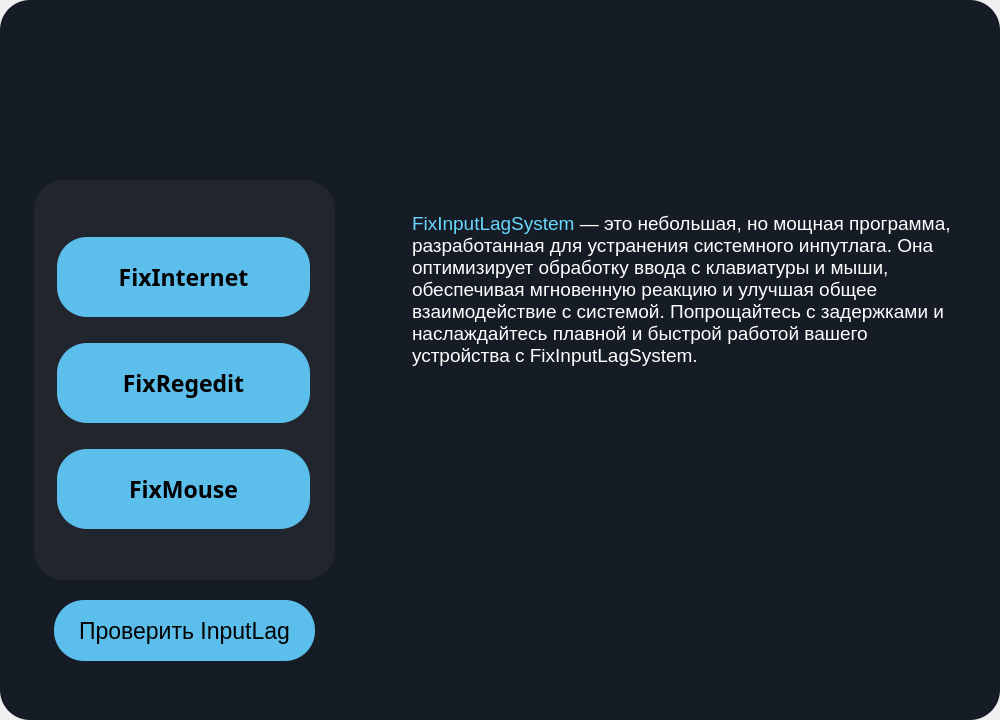
<?xml version="1.0" encoding="UTF-8"?>
<ui version="4.0">
 <class>AboutTheProgram</class>
 <widget class="QWidget" name="AboutTheProgram">
  <property name="geometry">
   <rect>
    <x>0</x>
    <y>0</y>
    <width>1000</width>
    <height>720</height>
   </rect>
  </property>
  <property name="minimumSize">
   <size>
    <width>1000</width>
    <height>720</height>
   </size>
  </property>
  <property name="maximumSize">
   <size>
    <width>1000</width>
    <height>720</height>
   </size>
  </property>
  <property name="windowTitle">
   <string>Form</string>
  </property>
  <property name="styleSheet">
   <string notr="true">*{
	color:white;
}</string>
  </property>
  <layout class="QHBoxLayout" name="horizontalLayout">
   <property name="spacing">
    <number>0</number>
   </property>
   <property name="leftMargin">
    <number>0</number>
   </property>
   <property name="topMargin">
    <number>0</number>
   </property>
   <property name="rightMargin">
    <number>0</number>
   </property>
   <property name="bottomMargin">
    <number>0</number>
   </property>
   <item>
    <widget class="QFrame" name="frame_12">
     <property name="maximumSize">
      <size>
       <width>1000</width>
       <height>720</height>
      </size>
     </property>
     <property name="styleSheet">
      <string notr="true">*
{
	border: none;
 	background-color:#151C26;
	border-radius:30;

}</string>
     </property>
     <property name="frameShape">
      <enum>QFrame::StyledPanel</enum>
     </property>
     <property name="frameShadow">
      <enum>QFrame::Raised</enum>
     </property>
     <layout class="QHBoxLayout" name="horizontalLayout_11">
      <item>
       <widget class="QFrame" name="main_body">
        <property name="styleSheet">
         <string notr="true"/>
        </property>
        <property name="frameShape">
         <enum>QFrame::StyledPanel</enum>
        </property>
        <property name="frameShadow">
         <enum>QFrame::Raised</enum>
        </property>
        <layout class="QVBoxLayout" name="verticalLayout">
         <property name="spacing">
          <number>0</number>
         </property>
         <property name="leftMargin">
          <number>0</number>
         </property>
         <property name="topMargin">
          <number>0</number>
         </property>
         <property name="rightMargin">
          <number>0</number>
         </property>
         <property name="bottomMargin">
          <number>0</number>
         </property>
         <item>
          <widget class="QFrame" name="header_frame">
           <property name="minimumSize">
            <size>
             <width>0</width>
             <height>60</height>
            </size>
           </property>
           <property name="frameShape">
            <enum>QFrame::StyledPanel</enum>
           </property>
           <property name="frameShadow">
            <enum>QFrame::Raised</enum>
           </property>
           <layout class="QVBoxLayout" name="verticalLayout_2">
            <property name="spacing">
             <number>6</number>
            </property>
            <property name="leftMargin">
             <number>6</number>
            </property>
            <property name="topMargin">
             <number>6</number>
            </property>
            <property name="rightMargin">
             <number>6</number>
            </property>
            <property name="bottomMargin">
             <number>6</number>
            </property>
            <item>
             <widget class="QFrame" name="up_bar">
              <property name="minimumSize">
               <size>
                <width>970</width>
                <height>140</height>
               </size>
              </property>
              <property name="maximumSize">
               <size>
                <width>970</width>
                <height>100</height>
               </size>
              </property>
              <property name="frameShape">
               <enum>QFrame::StyledPanel</enum>
              </property>
              <property name="frameShadow">
               <enum>QFrame::Raised</enum>
              </property>
              <widget class="QFrame" name="frame_6">
               <property name="geometry">
                <rect>
                 <x>750</x>
                 <y>20</y>
                 <width>200</width>
                 <height>80</height>
                </rect>
               </property>
               <property name="minimumSize">
                <size>
                 <width>200</width>
                 <height>80</height>
                </size>
               </property>
               <property name="maximumSize">
                <size>
                 <width>200</width>
                 <height>80</height>
                </size>
               </property>
               <property name="frameShape">
                <enum>QFrame::StyledPanel</enum>
               </property>
               <property name="frameShadow">
                <enum>QFrame::Raised</enum>
               </property>
               <layout class="QHBoxLayout" name="horizontalLayout_3">
                <item>
                 <widget class="QPushButton" name="pushRollup">
                  <property name="minimumSize">
                   <size>
                    <width>50</width>
                    <height>0</height>
                   </size>
                  </property>
                  <property name="maximumSize">
                   <size>
                    <width>60</width>
                    <height>70</height>
                   </size>
                  </property>
                  <property name="styleSheet">
                   <string notr="true">QPushButton:hover {
    background-color: #21262E;; /* Цвет кнопки при наведении */
}</string>
                  </property>
                  <property name="text">
                   <string/>
                  </property>
                  <property name="icon">
                   <iconset resource="icon.qrc">
                    <normaloff>:/icon/Icons/rollup.png</normaloff>:/icon/Icons/rollup.png</iconset>
                  </property>
                  <property name="iconSize">
                   <size>
                    <width>42</width>
                    <height>42</height>
                   </size>
                  </property>
                 </widget>
                </item>
                <item>
                 <widget class="QPushButton" name="pushCross">
                  <property name="minimumSize">
                   <size>
                    <width>0</width>
                    <height>70</height>
                   </size>
                  </property>
                  <property name="maximumSize">
                   <size>
                    <width>60</width>
                    <height>70</height>
                   </size>
                  </property>
                  <property name="styleSheet">
                   <string notr="true">QPushButton:hover {
    background-color: #21262E;; /* Цвет кнопки при наведении */
}</string>
                  </property>
                  <property name="text">
                   <string/>
                  </property>
                  <property name="icon">
                   <iconset resource="icon.qrc">
                    <normaloff>:/icon/Icons/cross2.png</normaloff>:/icon/Icons/cross2.png</iconset>
                  </property>
                  <property name="iconSize">
                   <size>
                    <width>42</width>
                    <height>42</height>
                   </size>
                  </property>
                 </widget>
                </item>
               </layout>
              </widget>
              <widget class="QPushButton" name="pushButton">
               <property name="geometry">
                <rect>
                 <x>30</x>
                 <y>0</y>
                 <width>121</width>
                 <height>131</height>
                </rect>
               </property>
               <property name="text">
                <string/>
               </property>
               <property name="icon">
                <iconset>
                 <normaloff>Icons/logo.png</normaloff>Icons/logo.png</iconset>
               </property>
               <property name="iconSize">
                <size>
                 <width>512</width>
                 <height>512</height>
                </size>
               </property>
              </widget>
             </widget>
            </item>
            <item>
             <widget class="QFrame" name="main_frame">
              <property name="maximumSize">
               <size>
                <width>16777215</width>
                <height>16777215</height>
               </size>
              </property>
              <property name="frameShape">
               <enum>QFrame::StyledPanel</enum>
              </property>
              <property name="frameShadow">
               <enum>QFrame::Raised</enum>
              </property>
              <layout class="QHBoxLayout" name="horizontalLayout_2">
               <item>
                <widget class="QFrame" name="frame_7">
                 <property name="minimumSize">
                  <size>
                   <width>350</width>
                   <height>566</height>
                  </size>
                 </property>
                 <property name="maximumSize">
                  <size>
                   <width>350</width>
                   <height>566</height>
                  </size>
                 </property>
                 <property name="frameShape">
                  <enum>QFrame::StyledPanel</enum>
                 </property>
                 <property name="frameShadow">
                  <enum>QFrame::Raised</enum>
                 </property>
                 <widget class="QFrame" name="frame_2">
                  <property name="geometry">
                   <rect>
                    <x>10</x>
                    <y>10</y>
                    <width>301</width>
                    <height>400</height>
                   </rect>
                  </property>
                  <property name="maximumSize">
                   <size>
                    <width>350</width>
                    <height>400</height>
                   </size>
                  </property>
                  <property name="layoutDirection">
                   <enum>Qt::LeftToRight</enum>
                  </property>
                  <property name="styleSheet">
                   <string notr="true">background-color:#21262E;</string>
                  </property>
                  <property name="frameShape">
                   <enum>QFrame::StyledPanel</enum>
                  </property>
                  <property name="frameShadow">
                   <enum>QFrame::Raised</enum>
                  </property>
                  <layout class="QVBoxLayout" name="verticalLayout_3">
                   <property name="spacing">
                    <number>0</number>
                   </property>
                   <property name="leftMargin">
                    <number>23</number>
                   </property>
                   <property name="topMargin">
                    <number>31</number>
                   </property>
                   <property name="rightMargin">
                    <number>25</number>
                   </property>
                   <property name="bottomMargin">
                    <number>24</number>
                   </property>
                   <item>
                    <widget class="QPushButton" name="pushFixInternet">
                     <property name="minimumSize">
                      <size>
                       <width>0</width>
                       <height>80</height>
                      </size>
                     </property>
                     <property name="maximumSize">
                      <size>
                       <width>300</width>
                       <height>80</height>
                      </size>
                     </property>
                     <property name="font">
                      <font>
                       <family>Segoe UI Semibold</family>
                       <pointsize>17</pointsize>
                       <weight>75</weight>
                       <bold>true</bold>
                      </font>
                     </property>
                     <property name="styleSheet">
                      <string notr="true">QPushButton {
                color: black;
                background-color: #5BBEEB;
                border: none;
                padding: 10px;
            }
            QPushButton:hover {
                color: white;
            }</string>
                     </property>
                     <property name="text">
                      <string>FixInternet</string>
                     </property>
                    </widget>
                   </item>
                   <item>
                    <widget class="QPushButton" name="pushFixRegedit">
                     <property name="minimumSize">
                      <size>
                       <width>0</width>
                       <height>80</height>
                      </size>
                     </property>
                     <property name="maximumSize">
                      <size>
                       <width>300</width>
                       <height>80</height>
                      </size>
                     </property>
                     <property name="font">
                      <font>
                       <family>Segoe UI Semibold</family>
                       <pointsize>17</pointsize>
                       <weight>75</weight>
                       <bold>true</bold>
                      </font>
                     </property>
                     <property name="styleSheet">
                      <string notr="true">QPushButton {
                color: black;
                background-color: #5BBEEB;
                border: none;
                padding: 10px;
            }
            QPushButton:hover {
                color: white;
            }</string>
                     </property>
                     <property name="text">
                      <string>FixRegedit</string>
                     </property>
                    </widget>
                   </item>
                   <item>
                    <widget class="QPushButton" name="pushFixMouse">
                     <property name="minimumSize">
                      <size>
                       <width>0</width>
                       <height>80</height>
                      </size>
                     </property>
                     <property name="maximumSize">
                      <size>
                       <width>300</width>
                       <height>80</height>
                      </size>
                     </property>
                     <property name="font">
                      <font>
                       <family>Segoe UI Semibold</family>
                       <pointsize>17</pointsize>
                       <weight>75</weight>
                       <bold>true</bold>
                      </font>
                     </property>
                     <property name="styleSheet">
                      <string notr="true">QPushButton {
                color: black;
                background-color: #5BBEEB;
                border: none;
                padding: 10px;
            }
            QPushButton:hover {
                color: white;
            }</string>
                     </property>
                     <property name="text">
                      <string>FixMouse</string>
                     </property>
                    </widget>
                   </item>
                  </layout>
                 </widget>
                 <widget class="QPushButton" name="pushButton_3">
                  <property name="geometry">
                   <rect>
                    <x>30</x>
                    <y>430</y>
                    <width>261</width>
                    <height>61</height>
                   </rect>
                  </property>
                  <property name="font">
                   <font>
                    <family>Segoe UI Symbol</family>
                    <pointsize>17</pointsize>
                    <weight>50</weight>
                    <bold>false</bold>
                   </font>
                  </property>
                  <property name="styleSheet">
                   <string notr="true">QPushButton {
                color: black;
                background-color: #5BBEEB;
                border: none;
                padding: 10px;
            }
            QPushButton:hover {
                color: white;
            }</string>
                  </property>
                  <property name="text">
                   <string>Проверить InputLag</string>
                  </property>
                 </widget>
                </widget>
               </item>
               <item>
                <widget class="QFrame" name="frame">
                 <property name="frameShape">
                  <enum>QFrame::StyledPanel</enum>
                 </property>
                 <property name="frameShadow">
                  <enum>QFrame::Raised</enum>
                 </property>
                 <layout class="QVBoxLayout" name="verticalLayout_4">
                  <item>
                   <widget class="QFrame" name="frame_4">
                    <property name="frameShape">
                     <enum>QFrame::StyledPanel</enum>
                    </property>
                    <property name="frameShadow">
                     <enum>QFrame::Raised</enum>
                    </property>
                    <layout class="QVBoxLayout" name="verticalLayout_5">
                     <item>
                      <widget class="QFrame" name="frame_3">
                       <property name="minimumSize">
                        <size>
                         <width>560</width>
                         <height>260</height>
                        </size>
                       </property>
                       <property name="maximumSize">
                        <size>
                         <width>560</width>
                         <height>260</height>
                        </size>
                       </property>
                       <property name="frameShape">
                        <enum>QFrame::StyledPanel</enum>
                       </property>
                       <property name="frameShadow">
                        <enum>QFrame::Raised</enum>
                       </property>
                       <widget class="QTextEdit" name="textEdit">
                        <property name="geometry">
                         <rect>
                          <x>10</x>
                          <y>20</y>
                          <width>561</width>
                          <height>231</height>
                         </rect>
                        </property>
                        <property name="minimumSize">
                         <size>
                          <width>561</width>
                          <height>231</height>
                         </size>
                        </property>
                        <property name="maximumSize">
                         <size>
                          <width>561</width>
                          <height>231</height>
                         </size>
                        </property>
                        <property name="html">
                         <string>&lt;!DOCTYPE HTML PUBLIC &quot;-//W3C//DTD HTML 4.0//EN&quot; &quot;http://www.w3.org/TR/REC-html40/strict.dtd&quot;&gt;
&lt;html&gt;&lt;head&gt;&lt;meta name=&quot;qrichtext&quot; content=&quot;1&quot; /&gt;&lt;style type=&quot;text/css&quot;&gt;
p, li { white-space: pre-wrap; }
&lt;/style&gt;&lt;/head&gt;&lt;body style=&quot; font-family:'MS Shell Dlg 2'; font-size:8.25pt; font-weight:400; font-style:normal;&quot;&gt;
&lt;p style=&quot; margin-top:0px; margin-bottom:0px; margin-left:0px; margin-right:0px; -qt-block-indent:0; text-indent:0px;&quot;&gt;&lt;span style=&quot; font-size:14pt; color:#69d7ff;&quot;&gt;FixInputLagSystem&lt;/span&gt;&lt;span style=&quot; font-size:14pt;&quot;&gt; — это небольшая, но мощная программа, разработанная для устранения системного инпутлага. Она оптимизирует обработку ввода с клавиатуры и мыши, обеспечивая мгновенную реакцию и улучшая общее взаимодействие с системой. Попрощайтесь с задержками и наслаждайтесь плавной и быстрой работой вашего устройства с FixInputLagSystem.&lt;/span&gt;&lt;/p&gt;&lt;/body&gt;&lt;/html&gt;</string>
                        </property>
                       </widget>
                      </widget>
                     </item>
                     <item>
                      <widget class="QFrame" name="frame_5">
                       <property name="minimumSize">
                        <size>
                         <width>560</width>
                         <height>264</height>
                        </size>
                       </property>
                       <property name="maximumSize">
                        <size>
                         <width>560</width>
                         <height>264</height>
                        </size>
                       </property>
                       <property name="frameShape">
                        <enum>QFrame::StyledPanel</enum>
                       </property>
                       <property name="frameShadow">
                        <enum>QFrame::Raised</enum>
                       </property>
                      </widget>
                     </item>
                    </layout>
                   </widget>
                  </item>
                 </layout>
                </widget>
               </item>
              </layout>
             </widget>
            </item>
           </layout>
          </widget>
         </item>
        </layout>
       </widget>
      </item>
     </layout>
    </widget>
   </item>
  </layout>
 </widget>
 <resources>
  <include location="icon.qrc"/>
 </resources>
 <connections/>
</ui>
